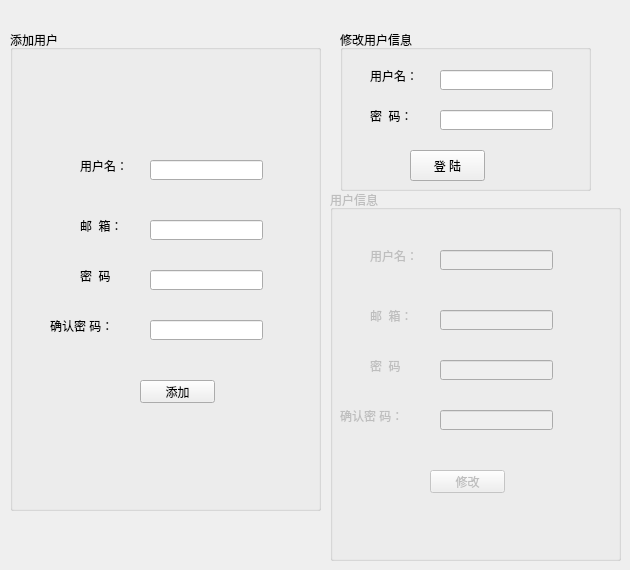
    <widget class="QWidget" name="tab_3">
     <attribute name="title">
      <string>Page</string>
     </attribute>
     <widget class="QGroupBox" name="groupBox">
      <property name="geometry">
       <rect>
        <x>10</x>
        <y>30</y>
        <width>311</width>
        <height>481</height>
       </rect>
      </property>
      <property name="title">
       <string>添加用户</string>
      </property>
      <widget class="QLabel" name="label_8">
       <property name="geometry">
        <rect>
         <x>70</x>
         <y>120</y>
         <width>61</width>
         <height>31</height>
        </rect>
       </property>
       <property name="text">
        <string>用户名：</string>
       </property>
      </widget>
      <widget class="QLineEdit" name="add_user_name">
       <property name="geometry">
        <rect>
         <x>140</x>
         <y>130</y>
         <width>113</width>
         <height>20</height>
        </rect>
       </property>
      </widget>
      <widget class="QLineEdit" name="add_user_email">
       <property name="geometry">
        <rect>
         <x>140</x>
         <y>190</y>
         <width>113</width>
         <height>20</height>
        </rect>
       </property>
       <property name="text">
        <string/>
       </property>
      </widget>
      <widget class="QLabel" name="label_9">
       <property name="geometry">
        <rect>
         <x>70</x>
         <y>180</y>
         <width>61</width>
         <height>31</height>
        </rect>
       </property>
       <property name="text">
        <string>邮  箱：</string>
       </property>
      </widget>
      <widget class="QLineEdit" name="add_user_pwd">
       <property name="geometry">
        <rect>
         <x>140</x>
         <y>240</y>
         <width>113</width>
         <height>20</height>
        </rect>
       </property>
       <property name="text">
        <string/>
       </property>
       <property name="echoMode">
        <enum>QLineEdit::Password</enum>
       </property>
       <property name="readOnly">
        <bool>false</bool>
       </property>
      </widget>
      <widget class="QLabel" name="label_10">
       <property name="geometry">
        <rect>
         <x>70</x>
         <y>230</y>
         <width>61</width>
         <height>31</height>
        </rect>
       </property>
       <property name="text">
        <string>密  码</string>
       </property>
      </widget>
      <widget class="QLineEdit" name="add_user_confirm_pwd">
       <property name="geometry">
        <rect>
         <x>140</x>
         <y>290</y>
         <width>113</width>
         <height>20</height>
        </rect>
       </property>
       <property name="text">
        <string/>
       </property>
       <property name="echoMode">
        <enum>QLineEdit::Password</enum>
       </property>
      </widget>
      <widget class="QLabel" name="label_11">
       <property name="geometry">
        <rect>
         <x>40</x>
         <y>280</y>
         <width>81</width>
         <height>31</height>
        </rect>
       </property>
       <property name="text">
        <string>确认密 码：</string>
       </property>
      </widget>
      <widget class="QLabel" name="error_message">
       <property name="geometry">
        <rect>
         <x>130</x>
         <y>320</y>
         <width>121</width>
         <height>20</height>
        </rect>
       </property>
       <property name="text">
        <string/>
       </property>
      </widget>
      <widget class="QPushButton" name="add_user_button">
       <property name="geometry">
        <rect>
         <x>130</x>
         <y>350</y>
         <width>75</width>
         <height>23</height>
        </rect>
       </property>
       <property name="text">
        <string>添加</string>
       </property>
      </widget>
     </widget>
     <widget class="QGroupBox" name="groupBox_2">
      <property name="geometry">
       <rect>
        <x>340</x>
        <y>30</y>
        <width>251</width>
        <height>161</height>
       </rect>
      </property>
      <property name="title">
       <string>修改用户信息</string>
      </property>
      <widget class="QLabel" name="label_12">
       <property name="geometry">
        <rect>
         <x>30</x>
         <y>30</y>
         <width>61</width>
         <height>31</height>
        </rect>
       </property>
       <property name="text">
        <string>用户名：</string>
       </property>
      </widget>
      <widget class="QLineEdit" name="old_user_name">
       <property name="geometry">
        <rect>
         <x>100</x>
         <y>40</y>
         <width>113</width>
         <height>20</height>
        </rect>
       </property>
      </widget>
      <widget class="QLabel" name="label_13">
       <property name="geometry">
        <rect>
         <x>30</x>
         <y>70</y>
         <width>54</width>
         <height>31</height>
        </rect>
       </property>
       <property name="text">
        <string>密  码：</string>
       </property>
      </widget>
      <widget class="QLineEdit" name="editor_pwd">
       <property name="geometry">
        <rect>
         <x>100</x>
         <y>80</y>
         <width>113</width>
         <height>20</height>
        </rect>
       </property>
       <property name="echoMode">
        <enum>QLineEdit::Password</enum>
       </property>
      </widget>
      <widget class="QPushButton" name="login_button">
       <property name="geometry">
        <rect>
         <x>70</x>
         <y>120</y>
         <width>75</width>
         <height>31</height>
        </rect>
       </property>
       <property name="text">
        <string>登 陆</string>
       </property>
      </widget>
     </widget>
     <widget class="QGroupBox" name="user_groupBox">
      <property name="enabled">
       <bool>false</bool>
      </property>
      <property name="geometry">
       <rect>
        <x>330</x>
        <y>190</y>
        <width>291</width>
        <height>371</height>
       </rect>
      </property>
      <property name="title">
       <string>用户信息</string>
      </property>
      <widget class="QLabel" name="label_14">
       <property name="geometry">
        <rect>
         <x>40</x>
         <y>50</y>
         <width>61</width>
         <height>31</height>
        </rect>
       </property>
       <property name="text">
        <string>用户名：</string>
       </property>
      </widget>
      <widget class="QLineEdit" name="editor_user_name">
       <property name="geometry">
        <rect>
         <x>110</x>
         <y>60</y>
         <width>113</width>
         <height>20</height>
        </rect>
       </property>
      </widget>
      <widget class="QLineEdit" name="editor_user_email">
       <property name="geometry">
        <rect>
         <x>110</x>
         <y>120</y>
         <width>113</width>
         <height>20</height>
        </rect>
       </property>
       <property name="text">
        <string/>
       </property>
      </widget>
      <widget class="QLabel" name="label_27">
       <property name="geometry">
        <rect>
         <x>40</x>
         <y>110</y>
         <width>61</width>
         <height>31</height>
        </rect>
       </property>
       <property name="text">
        <string>邮  箱：</string>
       </property>
      </widget>
      <widget class="QLineEdit" name="eidtor_user_pwd">
       <property name="geometry">
        <rect>
         <x>110</x>
         <y>170</y>
         <width>113</width>
         <height>20</height>
        </rect>
       </property>
       <property name="text">
        <string/>
       </property>
       <property name="echoMode">
        <enum>QLineEdit::Password</enum>
       </property>
      </widget>
      <widget class="QLabel" name="label_28">
       <property name="geometry">
        <rect>
         <x>40</x>
         <y>160</y>
         <width>61</width>
         <height>31</height>
        </rect>
       </property>
       <property name="text">
        <string>密  码</string>
       </property>
      </widget>
      <widget class="QLineEdit" name="editor_user_confirm_pwd">
       <property name="geometry">
        <rect>
         <x>110</x>
         <y>220</y>
         <width>113</width>
         <height>20</height>
        </rect>
       </property>
       <property name="text">
        <string/>
       </property>
       <property name="echoMode">
        <enum>QLineEdit::Password</enum>
       </property>
      </widget>
      <widget class="QLabel" name="label_29">
       <property name="geometry">
        <rect>
         <x>10</x>
         <y>210</y>
         <width>81</width>
         <height>31</height>
        </rect>
       </property>
       <property name="text">
        <string>确认密 码：</string>
       </property>
      </widget>
      <widget class="QLabel" name="error_message_2">
       <property name="geometry">
        <rect>
         <x>110</x>
         <y>260</y>
         <width>121</width>
         <height>20</height>
        </rect>
       </property>
       <property name="text">
        <string/>
       </property>
      </widget>
      <widget class="QPushButton" name="editor_user_button">
       <property name="geometry">
        <rect>
         <x>100</x>
         <y>280</y>
         <width>75</width>
         <height>23</height>
        </rect>
       </property>
       <property name="text">
        <string>修改</string>
       </property>
      </widget>
     </widget>
    </widget>
